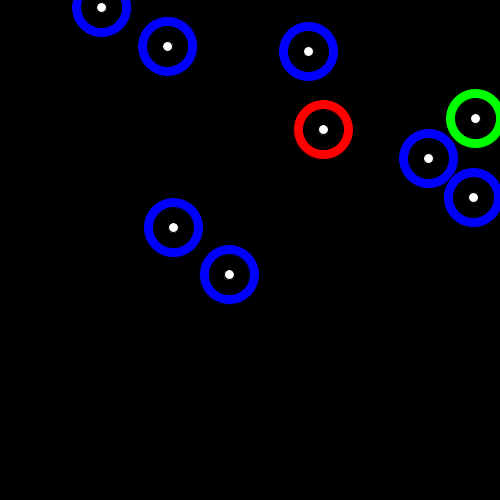
Frame 1 (no input)
Frame 60 (the mouse pressed at the canvas centre just before this capture): identical to frame 1, image omitted
Frame 120 (the mouse held since frame 60 and released just before this capture): identical to frame 1, image omitted

The Processing sketch that drew this single still picture (run headless with seeded random() and noise(); from frame 60 on, the mouse is pressed at the canvas centre):

// Processing sketch: week7hw
// ── week7hw.pde
Eye e1, e2, e3,e4,e5,e6,e7,e8,e9;

void setup() {
 
  size(500, 500);
  background(0);
  e1= new Eye(color(255, 0, 0));
  e2= new Eye(color(0, 255, 0));
  e3= new Eye(color(0, 0, 255));
  e4= new Eye(color(0, 0, 255));
  e5= new Eye(color(0, 0, 255));
  e6= new Eye(color(0, 0, 255));
  e7= new Eye(color(0, 0, 255));
  e8= new Eye(color(0, 0, 255));
  e9= new Eye(color(0, 0, 255));
  
  
  //fill(255, 0, 0);
  //ellipse(300, 300, 60, 60);
  //fill(0);
  //ellipse(300, 300, 40, 40);
  
  //what changes-> display (method), changeSize (method)
  //in constructor -> color, xpos, ypos, size
}

void draw() 
{
  background(0);
  e1.display();
  e2.display();
  e3.display();
  e4.display();
  e5.display();
  e6.display();
  e7.display();
  e8.display();
  e9.display();
  
}

void mouseClicked()

{
  e1.changeSize();
  e2.changeSize();
  e3.changeSize();
  e4.changeSize();
  e5.changeSize();
  e6.changeSize();
  e7.changeSize();
  e8.changeSize();
  e9.changeSize();
  
  e1.changeColor();
  e2.changeColor();
  e3.changeColor();
  e4.changeColor();
  e5.changeColor();
  e6.changeColor();
  e7.changeColor();
  e8.changeColor();
  e9.changeColor();
  
  
}

// ── Eye.pde
class Eye {
    color c;
    float xpos;
    float ypos;
    float size;
    
    Eye(color ic){
      c = ic;
      xpos= random (width);
      ypos= random (height);
      size=60;
    }
      
    void display (){
        fill(c);
        ellipse(xpos, ypos, size, size);
        fill(0);
        ellipse (xpos, ypos, 40, 40);
        fill(255);
        ellipse (xpos, ypos, 10, 10);
        }
    void changeSize(){
      size=random(50,100);
    }
    void changeColor(){
      c=color(random(50,255), random(50,255), random(50,255));
    }
  }
